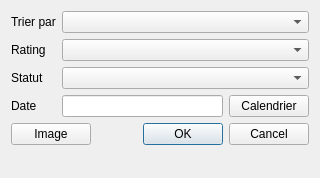
<?xml version="1.0" encoding="UTF-8"?>
<ui version="4.0">
 <class>SearchWindow</class>
 <widget class="QDialog" name="SearchWindow">
  <property name="geometry">
   <rect>
    <x>0</x>
    <y>0</y>
    <width>320</width>
    <height>178</height>
   </rect>
  </property>
  <property name="sizePolicy">
   <sizepolicy hsizetype="Fixed" vsizetype="Fixed">
    <horstretch>0</horstretch>
    <verstretch>0</verstretch>
   </sizepolicy>
  </property>
  <property name="windowTitle">
   <string>Grabber - Recherche</string>
  </property>
  <property name="windowIcon">
   <iconset resource="../resources.qrc">
    <normaloff>:/images/icon.ico</normaloff>:/images/icon.ico</iconset>
  </property>
  <layout class="QFormLayout" name="formLayout">
   <property name="fieldGrowthPolicy">
    <enum>QFormLayout::AllNonFixedFieldsGrow</enum>
   </property>
   <item row="0" column="0">
    <widget class="QLabel" name="label">
     <property name="text">
      <string>Trier par</string>
     </property>
    </widget>
   </item>
   <item row="0" column="1">
    <widget class="QComboBox" name="comboOrder">
     <item>
      <property name="text">
       <string/>
      </property>
     </item>
     <item>
      <property name="text">
       <string>ID (croissant)</string>
      </property>
     </item>
     <item>
      <property name="text">
       <string>ID (décroissant)</string>
      </property>
     </item>
     <item>
      <property name="text">
       <string>Score (croissant)</string>
      </property>
     </item>
     <item>
      <property name="text">
       <string>Score (décroissant)</string>
      </property>
     </item>
     <item>
      <property name="text">
       <string>Mégapixels (croissant)</string>
      </property>
     </item>
     <item>
      <property name="text">
       <string>Mégapixels (décroissant)</string>
      </property>
     </item>
     <item>
      <property name="text">
       <string>Taille de fichier</string>
      </property>
     </item>
     <item>
      <property name="text">
       <string>Orientation paysage</string>
      </property>
     </item>
     <item>
      <property name="text">
       <string>Orientation portrait</string>
      </property>
     </item>
     <item>
      <property name="text">
       <string>Nombre de favoris</string>
      </property>
     </item>
     <item>
      <property name="text">
       <string>Rang</string>
      </property>
     </item>
    </widget>
   </item>
   <item row="1" column="0">
    <widget class="QLabel" name="label_2">
     <property name="text">
      <string>Rating</string>
     </property>
    </widget>
   </item>
   <item row="1" column="1">
    <layout class="QHBoxLayout" name="horizontalLayout_3" stretch="1">
     <item>
      <widget class="QComboBox" name="comboRating">
       <item>
        <property name="text">
         <string/>
        </property>
       </item>
       <item>
        <property name="text">
         <string>Safe</string>
        </property>
       </item>
       <item>
        <property name="text">
         <string>Safe (non)</string>
        </property>
       </item>
       <item>
        <property name="text">
         <string>Questionable</string>
        </property>
       </item>
       <item>
        <property name="text">
         <string>Questionable (non)</string>
        </property>
       </item>
       <item>
        <property name="text">
         <string>Explicit</string>
        </property>
       </item>
       <item>
        <property name="text">
         <string>Explicit (non)</string>
        </property>
       </item>
      </widget>
     </item>
    </layout>
   </item>
   <item row="2" column="0">
    <widget class="QLabel" name="label_4">
     <property name="text">
      <string>Statut</string>
     </property>
    </widget>
   </item>
   <item row="2" column="1">
    <widget class="QComboBox" name="comboStatus">
     <item>
      <property name="text">
       <string/>
      </property>
     </item>
     <item>
      <property name="text">
       <string>Supprimée</string>
      </property>
     </item>
     <item>
      <property name="text">
       <string>Active</string>
      </property>
     </item>
     <item>
      <property name="text">
       <string>Signalée</string>
      </property>
     </item>
     <item>
      <property name="text">
       <string>En attente</string>
      </property>
     </item>
    </widget>
   </item>
   <item row="3" column="0">
    <widget class="QLabel" name="label_3">
     <property name="text">
      <string>Date</string>
     </property>
    </widget>
   </item>
   <item row="3" column="1">
    <layout class="QHBoxLayout" name="horizontalLayout">
     <item>
      <widget class="QLineEdit" name="lineDate"/>
     </item>
     <item>
      <widget class="QPushButton" name="buttonCalendar">
       <property name="text">
        <string>Calendrier</string>
       </property>
      </widget>
     </item>
    </layout>
   </item>
   <item row="4" column="0" colspan="2">
    <layout class="QHBoxLayout" name="horizontalLayout_2">
     <item>
      <widget class="QPushButton" name="buttonImage">
       <property name="text">
        <string>Image</string>
       </property>
      </widget>
     </item>
     <item>
      <widget class="QDialogButtonBox" name="buttonBox">
       <property name="orientation">
        <enum>Qt::Horizontal</enum>
       </property>
       <property name="standardButtons">
        <set>QDialogButtonBox::Cancel|QDialogButtonBox::Ok</set>
       </property>
      </widget>
     </item>
    </layout>
   </item>
  </layout>
 </widget>
 <resources>
  <include location="../resources.qrc"/>
 </resources>
 <connections>
  <connection>
   <sender>buttonBox</sender>
   <signal>accepted()</signal>
   <receiver>SearchWindow</receiver>
   <slot>accept()</slot>
   <hints>
    <hint type="sourcelabel">
     <x>248</x>
     <y>254</y>
    </hint>
    <hint type="destinationlabel">
     <x>157</x>
     <y>274</y>
    </hint>
   </hints>
  </connection>
  <connection>
   <sender>buttonBox</sender>
   <signal>rejected()</signal>
   <receiver>SearchWindow</receiver>
   <slot>reject()</slot>
   <hints>
    <hint type="sourcelabel">
     <x>316</x>
     <y>260</y>
    </hint>
    <hint type="destinationlabel">
     <x>286</x>
     <y>274</y>
    </hint>
   </hints>
  </connection>
 </connections>
</ui>
